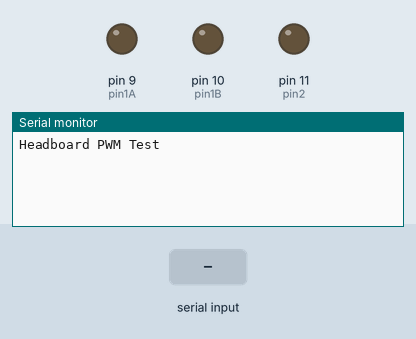
Recording of a sketch running on a simulated Arduino Uno, built with avr-gcc and run on an emulated ATmega328P. Parts: output pins drawn as LEDs (lit = HIGH), the last lines printed to the serial monitor. The inputs (shaded band) are chosen by the test bench.

Above: at 1.2 s.
1.3 s: "90,45,200\n" received over Serial
At 3.0 s:
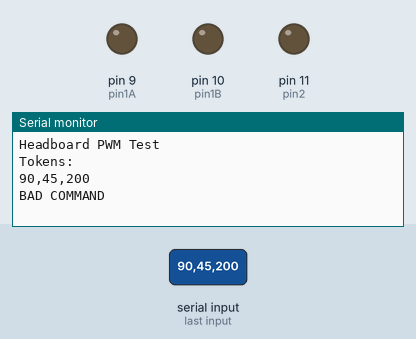
3.8 s: "90,45\n" received over Serial
At 5.8 s:
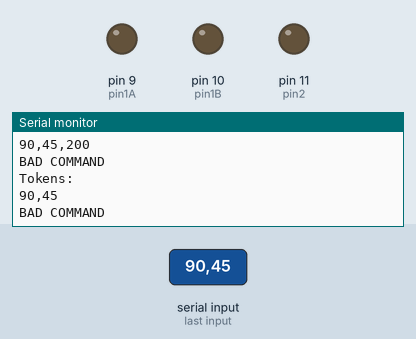
6.3 s: "90,45,200,10\n" received over Serial
At 8.2 s:
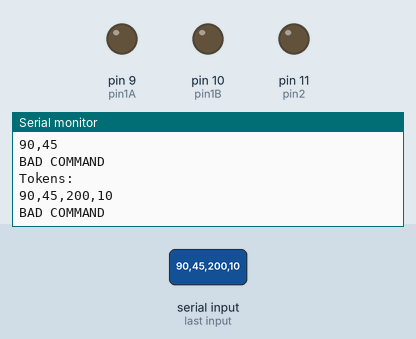

The sketch:

headboard.ino
```cpp
#include "led-driver.h"
#include "command.h"

const char EOL = ';';
String readline = "";
Command command = Command();

void setup() {
  Serial.begin(9600);
  Serial.println("Headboard PWM Test"); // ASM debug
  command.begin();
}

void loop() {

  while (Serial.available()) {
    readline = Serial.readStringUntil(EOL);
    if(command.parse(readline.c_str()) == -1) {
      Serial.println("\nBAD COMMAND");
    } else {
      Serial.println("\nGOOD COMMAND YAY");
    }
  }
}
```

command.cpp
```cpp
#include "command.h"
#include <Arduino.h>

#define HEADBOARD_COMMAND_DEBUG
#ifdef HEADBOARD_COMMAND_DEBUG
  #define ASM_DEBUG(s) Serial.print(s)
#else
  #define ASM_DEBUG(s)
#endif

Command::Command() : lamp() {}

void Command::begin() {
  lamp.begin();
  lamp.setRGB(0,0,0);
}

/**
  * Tokenize data into command, data and duration
  * run the command
  * return -1 on error
  */
int Command::parse(const char* data) {

  if (data[0] == '/0')
    return -1;
  const int MAX_TOKENS = 5;
  const char SEP = ' ';
  char input_buffer[256];
  int i = 0;

  // prevent overflow from strcpy
  char ch = '1';
  while (ch != NULL) {
    ch = data[i];
    i++;
    if (i > 255) {
      return -1;
    }
  }

  char* command;
  strcpy(input_buffer, data);
  char* tokens[MAX_TOKENS];
  int numTokens = 1;
  tokens[0] = strtok(input_buffer, &SEP);

  // break data into several smaller strings in place
  for(int i = 1; i<MAX_TOKENS; i++) {
    command = strtok(NULL, &SEP);
    if(command == NULL) {
      break;
    }
    tokens[i] = command;
    numTokens++;
  }

  for(int i=0; i < numTokens; i++) {
    ASM_DEBUG("Tokens:\n");
    ASM_DEBUG(tokens[i]);
    ASM_DEBUG("\n");
  }

  if(strcmp(tokens[0], "lumos") == 0) {
    ASM_DEBUG("\nLumos!\n");
    fadeRGB(1, .8, .4, 1); // go to default warm white quickly
  } else if (strcmp(tokens[0], "nox") == 0) {
    ASM_DEBUG("\nNox!\n");
    fadeRGB(0, 0, 0, 1);
  } else if(strcmp(tokens[0], "rgb") == 0) {
    ASM_DEBUG("r: ");
    ASM_DEBUG(lamp.r);
    ASM_DEBUG(", g: ");
    ASM_DEBUG(lamp.g);
    ASM_DEBUG(", b: ");
    ASM_DEBUG(lamp.b);
    ASM_DEBUG("\n");
  } else if (strcmp(tokens[0], "party") == 0) {
    partyMode();
  } else if (strcmp(tokens[0], "set") == 0) {
      // set r g b [t]
    if (numTokens == 5) {
      fadeRGB(atof(tokens[1]), atof(tokens[2]), atof(tokens[3]), atof(tokens[4]));
    } else if (numTokens == 4) {
      fadeRGB(atof(tokens[1]), atof(tokens[2]), atof(tokens[3]), 0);
    } else
      return -1;
  } else if ((strcmp(tokens[0], "sunrise") == 0) && (numTokens == 2)) {
    // sunrise t
    sunrise(atof(tokens[1]));
  } else {
    return -1;
  }

  return 0;
}

void Command::sunrise(float fadeDuration) {

  //FIXME: probably don't need the hacks with hardware v3, investigate
  // hacks ¯\_(ツ)_/¯
  //fadeRGB(0.31, 0.31, 0.31, 1);
  //fadeDuration *= 0.75;

  fadeRGB(0, 0, 0, 1);
  // enforce some key colour transitions for prettier sunrise
  fadeRGB(0.3, 0.1, 0, fadeDuration*0.3); // orange-red at the 30% mark
  fadeRGB(0.55, 0.35, 0.15, fadeDuration*0.3); // orange-yellow at the 60% mark
  fadeRGB(0.7, 0.5, 0.2, fadeDuration*0.3); // almost there warm white
  fadeRGB(1, 0.8, 0.4, fadeDuration*0.1); // final cooler white
}

void Command::partyMode() {}

void Command::fadeRGB(float r, float g, float b, float fadeDuration) {
  if (fadeDuration == 0) {
    lamp.setRGB(r, g, b);
  } else {
    double steps = fadeDuration*100;
    float dR = (r - lamp.r)/steps;
    float dG = (g - lamp.g)/steps;
    float dB = (b - lamp.b)/steps;

    //unsigned long us = micros();
    for (int i=0; i < steps; i++, lamp.r+=dR, lamp.g+=dG, lamp.b+=dB) {
      lamp.setRGB();
      delay(8); // total for 1 cycle ends up being a little over 10 ms
    }

    lamp.setRGB(r, g, b);

  // time check (for debugging via ASM)
  /*
  unsigned long dus = micros()-us;
  Serial.println("  time to complete " + String((steps), 1) +
      " steps: " + String((dus/1000000.0), 2) + " s");
  Serial.println("  per write(): " + String((dus/steps), 1) + " us");
  */

  }
}
```

command.h
```cpp
#ifndef HEADBOARD_COMMAND_H
#define HEADBOARD_COMMAND_H

#include "led-driver.h"


/**
  * Parse serial data, issue commands
  */
class Command {
  public:
    int parse(const char* data);
    Command();
    void begin();
  private:
    LEDDriver lamp;
    void fadeRGB(float targetR, float targetG, float targetB,
      float fadeDuration);
    void sunrise(float fadeDuration);  // fadeDuration in seconds
    void partyMode();
};

#endif
```

led-driver.cpp
```cpp
#include "led-driver.h"

volatile uint8_t channelMSB; // MSB for using TIMER2 in 16-bit PWM
uint16_t channelValue; // 16 bit value for the TIMER2 controlled channel

LEDDriver::LEDDriver(float r, float g, float b) : r(r), g(g), b(b) {
  channelMSB = 0;
  channelValue = 0;
  rebindColours();
}

/**
  * Convert desired visible brightness to absolute brightness value
  * Visible is given as a float between 0 and 1
  */
uint16_t LEDDriver::visibleToAbs(float visible, int base) {
  return (uint16_t)((pwmMax/(base-1))*(pow(base, visible) - 1));
}

/**
  * This LED string is really really blue for some reason, need to compensate
  * These numbers seem to give the nicest looking transitions
  */
uint16_t LEDDriver::rMap() {return visibleToAbs(r, 10);}
uint16_t LEDDriver::gMap() {return visibleToAbs(g*.92, 10);}
uint16_t LEDDriver::bMap() {return visibleToAbs(b*.76, 8);}

/**
  * Bind colours to 0 < x < 1 to avoid floating point error accumulation
  */
void LEDDriver::rebindColours() {
  r = (r < 0 ? 0 : r);
  r = (r > 1 ? 1 : r);
  g = (g < 0 ? 0 : g);
  g = (g > 1 ? 1 : g);
  b = (b < 0 ? 0 : b);
  b = (b > 1 ? 1 : b);
}

/**
  * Configure pins and timers for PWM
  *
  * Configure Timer1
  * Timer1 is a 16 bit timer with two OCRs
  * This will be able to run two colour channels for PWM
  *
  * Configure Timer2
  * Timer2 is an 8-bit timer with two OCRs
  * This will run a third colour channels, but only at 8 bit resolution
  * Using a volatile counter in memory, extend the 8-bit resolution to 16
  * by incrementing the counter on each overflow interrupt
  */

void LEDDriver::begin() {
  rebindColours();
  pinMode(pin1A, OUTPUT);
  pinMode(pin1B, OUTPUT);
  pinMode(pin2, OUTPUT);

  // Attach interrupts?
  /** Interrupt vectors
    * 8 0x000E TIMER2 COMPA Timer/Counter2 Compare Match A
    * 10 0x0012 TIMER2 OVF Timer/Counter2 Overflow

    * dynamic_attachInterrupt(TIM2_COMPA, channelLow);
    * dynamic_attachInterrupt(TIM2_OVF, channelHigh);
    */

  setRGB();
}

/**
  * Configure timer PWM values for stored colours
  */
void LEDDriver::setRGB() {

  // FIXME: needs 16 bit implementation
  analogWrite(pin2, rMap());
  analogWrite(pin1B, gMap());
  analogWrite(pin1A, bMap());
/*
  OCR1A = rMap();
  OCR1B = gMap();
  channelValue = bMap();
  */
}

/**
  * Store provided colours
  * Configure timer PWM values
  */
void LEDDriver::setRGB(float R, float G, float B) {

  r = R;
  g = G;
  b = B;
  rebindColours();
  setRGB();
}

/**
  * ISR for TIM2_COMPA
  * Set global PWM channel low if (channelMSB << 8 | OCR2A) >= channelValue
  */
void channelLow() {}

/**
  * ISR for TIM2_OVF
  * Set global PWM channel high if channelMSB == 0
  * Increment global timer2 MSB tracker
  */
void channelHigh() {}
```

led-driver.h
```cpp
#ifndef HEADBOARD_LEDDRIVER_H
#define HEADBOARD_LEDDRIVER_H

#include <math.h>
#include <Arduino.h>

/**
  * Hardware layout, globals for ISR manipulation
  */
#define pin1A 9
#define pin1B 10
#define pin2 11
extern volatile uint8_t channelMSB; // MSB for using TIMER2 in 16-bit PWM
extern uint16_t channelValue; // 16 bit value for the TIMER2 controlled channel
//ISRs
extern void channelLow();
extern void channelHigh();

/**
  * Manage LED colours, transformations and PWM
  * Manage three channel PWM on the ATMega328P
  * Two channels are handled semi-automatically by TIMER1
  * A third channel needs to use TIMER2 with resolution extended
  * through use of a variable
  */
class LEDDriver {
  public:
    LEDDriver(float r=0, float g=0, float b=0);
    void setRGB(); // configure timers for current values
    void setRGB(float R, float G, float B); // configure timer for three channels
    void begin(); //configure timers
    float r, g, b;
  private:
    void rebindColours();
    //const uint16_t pwmMax = 65535;
    const uint16_t pwmMax = 255; // for 8-bit debug
    // handle transformations to human-eye centric values
    uint16_t rMap();
    uint16_t gMap();
    uint16_t bMap();
    uint16_t visibleToAbs(float visible, int base=256);
};

#endif

  // https://www.sparkfun.com/datasheets/Components/SMD/ATMega328.pdf
```

Measured:
- after the input at 1.3 s, the serial monitor: prints a new line after 1.0 s (image 1)
- after the input at 3.8 s, the serial monitor: prints a new line after 1.0 s (image 2)
- after the input at 6.3 s, the serial monitor: prints a new line after 1.0 s (image 3)
